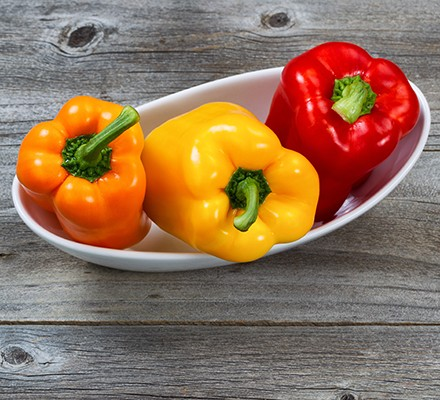
#> input picture LAB1/deliveryCode/assets/peppers.png, 440 x 400 px
$ python motionBlur.py
#> lines starting #> are read from the running program, lines starting #| are printed output that depends on the picture
import cv2
import numpy as np
import matplotlib.pyplot as plt
import os
from matplotlib.patches import Rectangle


def load_and_preprocess_image(image_path="assets/peppers.png", target_size=None):
    """Load and preprocess image"""
#> called with image_path = 'assets/peppers.png', target_size = (512, 512)
    if not os.path.exists(image_path):
        print(f"Image not found at {image_path}")
        # Create a synthetic color image with distinct patterns
        if target_size is None:
            target_size = (512, 512)

        # Create a colorful synthetic image
        image = np.zeros((target_size[0], target_size[1], 3), dtype=np.uint8)

        # Add colorful rectangles
        cv2.rectangle(image, (50, 50), (200, 200), (255, 100, 100), -1)  # Red
        cv2.rectangle(image, (300, 100), (450, 250), (100, 255, 100), -1)  # Green
        cv2.rectangle(image, (150, 300), (350, 450), (100, 100, 255), -1)  # Blue

        # Add circles
        cv2.circle(image, (150, 150), 60, (255, 255, 100), -1)  # Yellow
        cv2.circle(image, (400, 400), 50, (255, 100, 255), -1)  # Magenta

        # Add some lines and patterns
        for i in range(0, target_size[0], 20):
            cv2.line(image, (i, 0), (i, 100), (200, 200, 200), 2)

        # Add text
        cv2.putText(
            image,
            "MOTION",
            (200, 50),
            cv2.FONT_HERSHEY_SIMPLEX,
            1.5,
            (255, 255, 255),
            3,
        )
        cv2.putText(
            image, "BLUR", (250, 500), cv2.FONT_HERSHEY_SIMPLEX, 1.5, (0, 0, 0), 3
        )

        print("Using synthetic color image")
    else:
        # Load image from file
        image = cv2.imread(image_path)
#> image is the input picture: shape (400, 440, 3); mean B, G, R 87.9, 113.8, 146.8
        if image is None:
            raise ValueError(f"Could not load image from {image_path}")

        # Convert from BGR to RGB for matplotlib
        image = cv2.cvtColor(image, cv2.COLOR_BGR2RGB)

        if target_size is not None:
            print(f"Original image size: {image.shape}")
#| Original image size: (400, 440, 3)
            image = cv2.resize(image, target_size, interpolation=cv2.INTER_AREA)
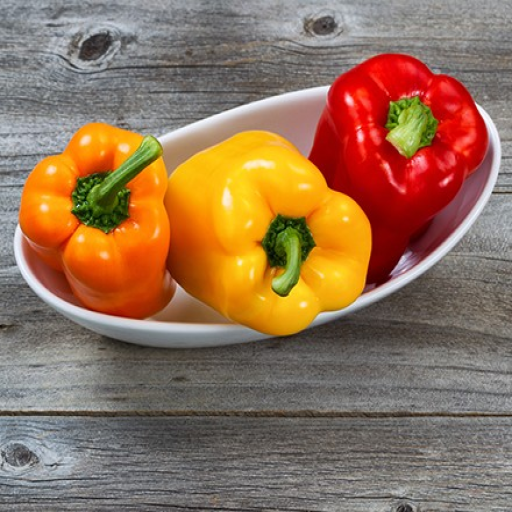
#> image: shape (512, 512, 3); mean R, G, B 146.7, 113.8, 87.8
            print(f"Resized to: {image.shape}")
#| Resized to: (512, 512, 3)

        print(f"Loaded image from {image_path}")

    return image


def create_motion_blur_kernel(size, angle, intensity=1.0):
    """Create a motion blur kernel at specified angle

    Args:
        size: Kernel size (should be odd)
        angle: Angle in degrees (0° = horizontal, 90° = vertical)
        intensity: Blur intensity (1.0 = standard)

    Returns:
        Motion blur kernel
    """
    # Ensure odd kernel size
    if size % 2 == 0:
        size += 1

    # Create empty kernel
    kernel = np.zeros((size, size), dtype=np.float32)

    # Calculate center
    center = size // 2

    # Convert angle to radians
    angle_rad = np.radians(angle)

    # Calculate direction vector
    dx = np.cos(angle_rad)
    dy = np.sin(angle_rad)

    # Create motion blur line
    length = size // 2
    for i in range(-length, length + 1):
        x = int(center + i * dx * intensity)
        y = int(center + i * dy * intensity)

        # Check bounds
        if 0 <= x < size and 0 <= y < size:
            kernel[y, x] = 1.0

    # Normalize kernel
    if np.sum(kernel) > 0:
        kernel = kernel / np.sum(kernel)

    return kernel


def create_diagonal_motion_kernel(size, horizontal_weight=0.5, vertical_weight=0.5):
    """Create diagonal motion blur by combining horizontal and vertical kernels

    Args:
        size: Kernel size
        horizontal_weight: Weight for horizontal component
        vertical_weight: Weight for vertical component

    Returns:
        Combined diagonal motion kernel
    """
    # Create horizontal and vertical kernels
    h_kernel = create_motion_blur_kernel(size, 0)  # 0° = horizontal
    v_kernel = create_motion_blur_kernel(size, 90)  # 90° = vertical

    # Combine with weights
    combined_kernel = horizontal_weight * h_kernel + vertical_weight * v_kernel

    # Normalize
    if np.sum(combined_kernel) > 0:
        combined_kernel = combined_kernel / np.sum(combined_kernel)

    return combined_kernel


def apply_motion_blur(image, kernel):
    """Apply motion blur to image using cv2.filter2D"""
    # Handle color images by processing each channel
    if len(image.shape) == 3:
        blurred = np.zeros_like(image)
        for channel in range(image.shape[2]):
            blurred[:, :, channel] = cv2.filter2D(image[:, :, channel], -1, kernel)
        return blurred
    else:
        return cv2.filter2D(image, -1, kernel)


# [8 lines left out: function visualize_kernel, not called in this run]


def display_motion_blur_comparison(
    image, angles=[0, 45, 90, 135], kernel_size=21, figure_size=(20, 12)
):
    """Display comprehensive motion blur comparison"""
#> called with kernel_size = 21, figure_size = (20, 12)

    # Create motion blur kernels and apply them
    results = {}
    kernels = {}

    for angle in angles:
        kernel = create_motion_blur_kernel(kernel_size, angle)
        blurred = apply_motion_blur(image, kernel)
        results[angle] = blurred
        kernels[angle] = kernel
#> after the loop, kernels = 4 items; results = 4 items

    # Create visualization
    fig = plt.figure(figsize=figure_size)

    # Create a grid layout: 2 rows, len(angles)+1 columns
    gs = fig.add_gridspec(
        3, len(angles) + 1, height_ratios=[3, 3, 1], hspace=0.3, wspace=0.2
    )

    # Original image (top-left)
    ax_orig = fig.add_subplot(gs[0, 0])
    ax_orig.imshow(image)
    ax_orig.set_title("Original Image", fontsize=14, fontweight="bold")
    ax_orig.axis("off")

    # Motion blurred images (top row)
    for i, angle in enumerate(angles):
        ax = fig.add_subplot(gs[0, i + 1])
        ax.imshow(results[angle])
        ax.set_title(
            f"Motion Blur {angle}°\nKernel Size: {kernel_size}x{kernel_size}",
            fontsize=12,
        )
        ax.axis("off")

    # Kernels visualization (bottom row)
    ax_kernel_label = fig.add_subplot(gs[1, 0])
    ax_kernel_label.text(
        0.5,
        0.5,
        "Motion Blur\nKernels",
        ha="center",
        va="center",
        fontsize=14,
        fontweight="bold",
        transform=ax_kernel_label.transAxes,
    )
    ax_kernel_label.axis("off")

    for i, angle in enumerate(angles):
        ax = fig.add_subplot(gs[1, i + 1])
        im = ax.imshow(kernels[angle], cmap="hot", interpolation="nearest")
        ax.set_title(f"{angle}° Kernel", fontsize=11)
        ax.axis("off")
        # Add small colorbar
        cbar = plt.colorbar(im, ax=ax, fraction=0.046, pad=0.04)
        cbar.ax.tick_params(labelsize=8)

    # Add kernel size comparison in bottom row
    ax_info = fig.add_subplot(gs[2, :])
    ax_info.text(
        0.5,
        0.5,
        f"All kernels are {kernel_size}x{kernel_size} pixels",
        ha="center",
        va="center",
        fontsize=12,
        transform=ax_info.transAxes,
        style="italic",
    )
    ax_info.axis("off")

    plt.suptitle(
        "Motion Blur Analysis at Different Angles", fontsize=16, fontweight="bold"
    )

    return fig, results, kernels


def compare_kernel_sizes(image, angle=45, sizes=[15, 21, 31, 51], figure_size=(20, 10)):
    """Compare motion blur with different kernel sizes"""

    fig, axes = plt.subplots(2, len(sizes) + 1, figsize=figure_size)

    # Original image
    axes[0, 0].imshow(image)
    axes[0, 0].set_title("Original Image", fontsize=12, fontweight="bold")
    axes[0, 0].axis("off")

    axes[1, 0].text(
        0.5,
        0.5,
        "Kernel Size\nComparison",
        ha="center",
        va="center",
        fontsize=12,
        fontweight="bold",
        transform=axes[1, 0].transAxes,
    )
    axes[1, 0].axis("off")

    for i, size in enumerate(sizes):
        # Create kernel and apply blur
        kernel = create_motion_blur_kernel(size, angle)
        blurred = apply_motion_blur(image, kernel)

        # Display blurred image
        axes[0, i + 1].imshow(blurred)
        axes[0, i + 1].set_title(
            f"Kernel Size: {size}x{size}\nAngle: {angle}°", fontsize=11
        )
        axes[0, i + 1].axis("off")

        # Display kernel
        im = axes[1, i + 1].imshow(kernel, cmap="hot", interpolation="nearest")
        axes[1, i + 1].set_title(f"{size}x{size} Kernel", fontsize=10)
        axes[1, i + 1].axis("off")

        # Add colorbar
        cbar = plt.colorbar(im, ax=axes[1, i + 1], fraction=0.046, pad=0.04)
        cbar.ax.tick_params(labelsize=8)

    plt.suptitle(
        f"Motion Blur Intensity Comparison ({angle}° angle)",
        fontsize=16,
        fontweight="bold",
    )
    plt.tight_layout()

    return fig


def demonstrate_diagonal_blur(image, figure_size=(16, 12)):
    """Demonstrate diagonal motion blur creation"""

    # Create different diagonal combinations
    combinations = [
        (1.0, 0.0, "Horizontal Only (0°)"),
        (0.0, 1.0, "Vertical Only (90°)"),
        (0.5, 0.5, "Diagonal (Equal Mix)"),
        (0.7, 0.3, "Mostly Horizontal"),
        (0.3, 0.7, "Mostly Vertical"),
    ]

    kernel_size = 31

    fig, axes = plt.subplots(2, 3, figsize=figure_size)
    axes = axes.flatten()

    # Original image
    axes[0].imshow(image)
    axes[0].set_title("Original Image", fontsize=12, fontweight="bold")
    axes[0].axis("off")

    for i, (h_weight, v_weight, title) in enumerate(combinations):
        if i + 1 >= len(axes):
            break

        # Create diagonal kernel
        kernel = create_diagonal_motion_kernel(kernel_size, h_weight, v_weight)
        blurred = apply_motion_blur(image, kernel)

        axes[i + 1].imshow(blurred)
        axes[i + 1].set_title(
            f"{title}\nH:{h_weight:.1f}, V:{v_weight:.1f}", fontsize=11
        )
        axes[i + 1].axis("off")

    plt.suptitle("Diagonal Motion Blur Combinations", fontsize=16, fontweight="bold")
    plt.tight_layout()

    return fig


def analyze_motion_blur_effects(image, results, angles):
    """Analyze the effects of different motion blur angles"""

    print("\n" + "=" * 80)
    print("MOTION BLUR ANALYSIS")
    print("=" * 80)

    # Convert to grayscale for analysis
    if len(image.shape) == 3:
        gray_original = cv2.cvtColor(image, cv2.COLOR_RGB2GRAY)
    else:
        gray_original = image

    print("Image Statistics Analysis:")
    print("-" * 40)
    print(
        f"Original - Mean: {np.mean(gray_original):.2f}, Std: {np.std(gray_original):.2f}"
    )

    for angle in angles:
        if len(results[angle].shape) == 3:
            gray_blurred = cv2.cvtColor(results[angle], cv2.COLOR_RGB2GRAY)
        else:
            gray_blurred = results[angle]

        mean_val = np.mean(gray_blurred)
        std_val = np.std(gray_blurred)

        print(f"{angle:3d}° Blur - Mean: {mean_val:.2f}, Std: {std_val:.2f}")


def main():
    """Main function to demonstrate motion blur analysis"""

    print("Motion Blur Simulation and Analysis")
    print("=" * 50)

    # Load image
    image_path = "assets/peppers.png"
    target_size = (512, 512)

    try:
        image = load_and_preprocess_image(image_path, target_size)

        # 1. Basic motion blur comparison at different angles
        print("\n1. Comparing motion blur at different angles...")
        angles = [0, 45, 90, 135]
        kernel_size = 21

        fig1, results, kernels = display_motion_blur_comparison(
            image, angles, kernel_size
        )
#> results = 4 items; kernels = 4 items

        # Save the comparison
        base_name = "peppers" if os.path.exists(image_path) else "synthetic"
        fig1.savefig(
            f"motion_blur_angles_{base_name}.png", dpi=150, bbox_inches="tight"
        )

        # 2. Compare different kernel sizes
        print("\n2. Comparing different kernel sizes...")
        fig2 = compare_kernel_sizes(image, angle=45, sizes=[15, 21, 31, 51])
        fig2.savefig(f"motion_blur_sizes_{base_name}.png", dpi=150, bbox_inches="tight")
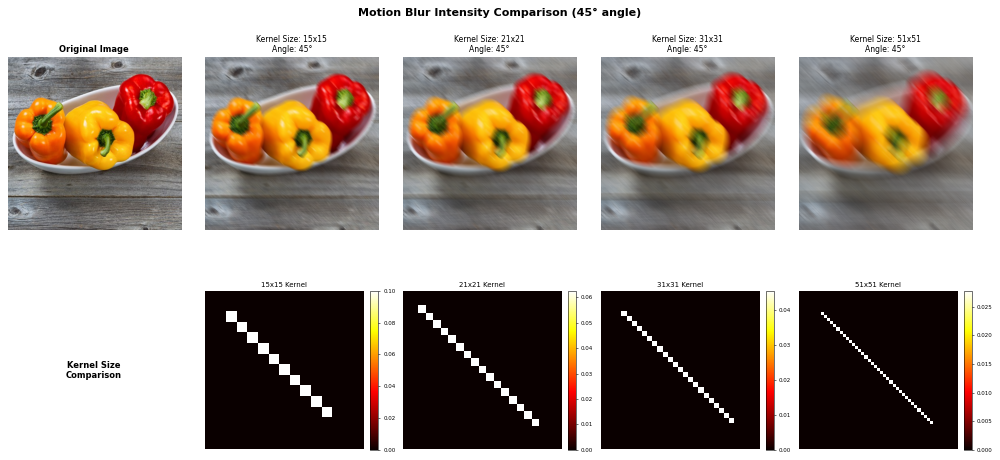
#> figure drawn by matplotlib, 13 panels

        # 3. Demonstrate diagonal blur combinations
        print("\n3. Demonstrating diagonal motion blur combinations...")
        fig3 = demonstrate_diagonal_blur(image)
#> the loop in demonstrate_diagonal_blur, `for i, (h_weight, v_weight, title) in enumerate(combinations):` made 5 passes
#> pass 1, in demonstrate_diagonal_blur, `blurred = apply_motion_blur(image, kernel)`:
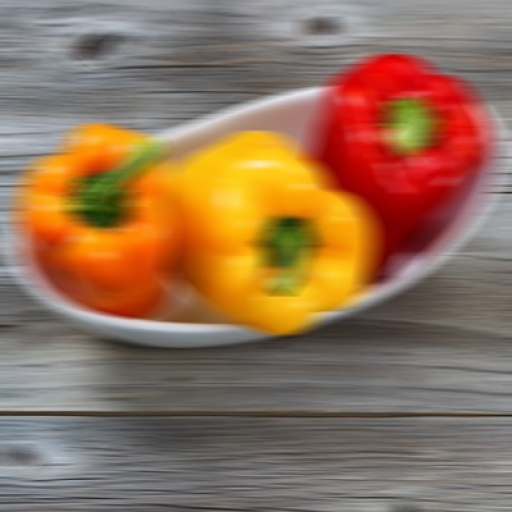
#> blurred: shape (512, 512, 3); mean R, G, B 146.7, 113.8, 87.8
        fig3.savefig(
            f"motion_blur_diagonal_{base_name}.png", dpi=150, bbox_inches="tight"
        )
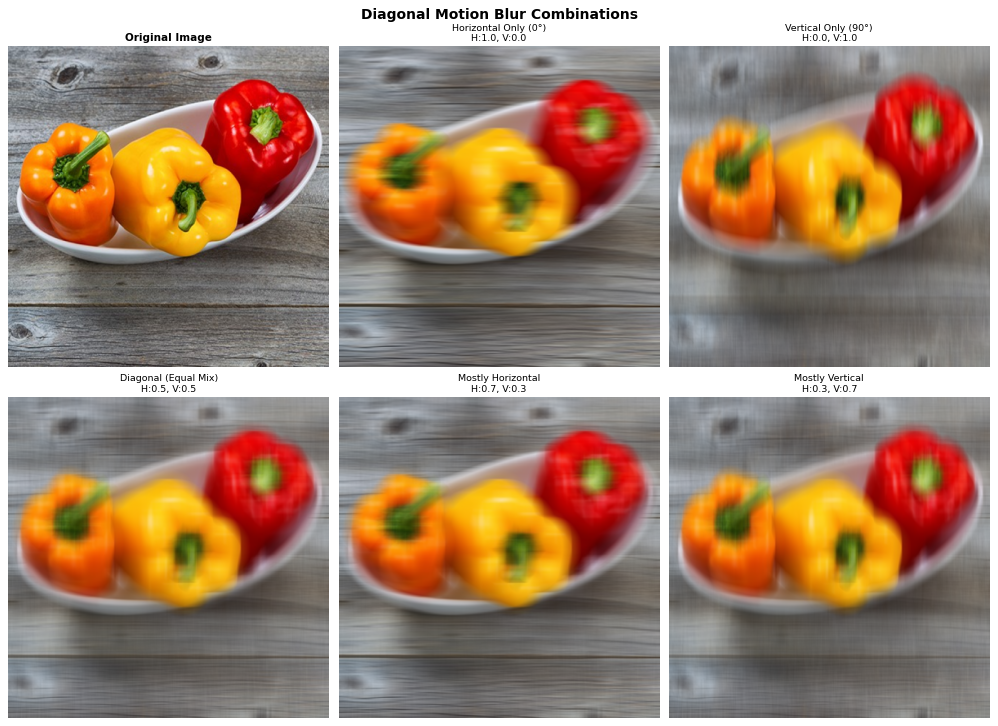
#> figure drawn by matplotlib, 6 panels

        # 4. Analyze motion blur effects
        analyze_motion_blur_effects(image, results, angles)
#| Original - Mean: 120.65, Std: 41.99
#> the loop in analyze_motion_blur_effects, `for angle in angles:` made 4 passes
#> (mean_val, std_val) on passes 1 to 4: (120.6, 37.52), (120.7, 35.52), (120.7, 35.57), (120.7, 36.1)
#> (printed output is left out)
#> pass 1, in analyze_motion_blur_effects, `gray_blurred = cv2.cvtColor(results[angle], cv2.COLOR_RGB2GRAY)`:
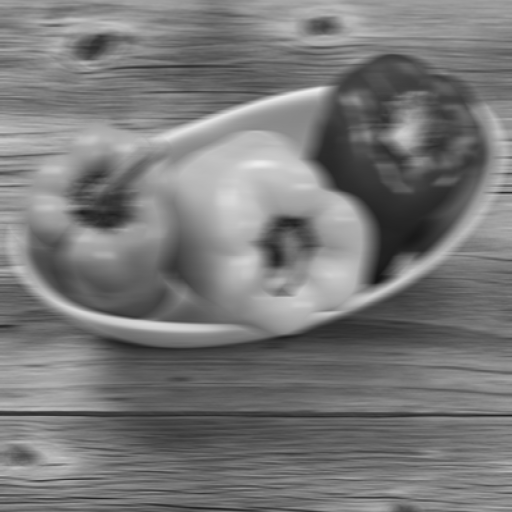
#> gray_blurred: shape (512, 512); min 20, max 237, mean 120.6
#> after the loop in analyze_motion_blur_effects, `for angle in angles:`:
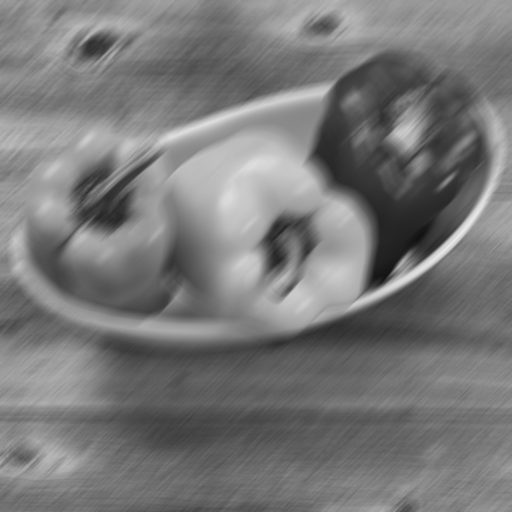
#> gray_blurred: shape (512, 512); min 18, max 235, mean 120.7

        # 5. Additional experiments
        print(f"\n4. Additional experiments...")

        # Experiment with different intensities
        print("   Creating motion blur with different intensities...")
        fig4, axes = plt.subplots(1, 4, figsize=(16, 4))
        intensities = [0.5, 1.0, 1.5, 2.0]

        for i, intensity in enumerate(intensities):
            kernel = create_motion_blur_kernel(31, 45, intensity)
            blurred = apply_motion_blur(image, kernel)

            axes[i].imshow(blurred)
            axes[i].set_title(f"Intensity: {intensity}", fontsize=12)
            axes[i].axis("off")

        plt.suptitle(
            "Motion Blur Intensity Variations (45° angle)",
            fontsize=14,
            fontweight="bold",
        )
        plt.tight_layout()
        fig4.savefig(
            f"motion_blur_intensity_{base_name}.png", dpi=150, bbox_inches="tight"
        )
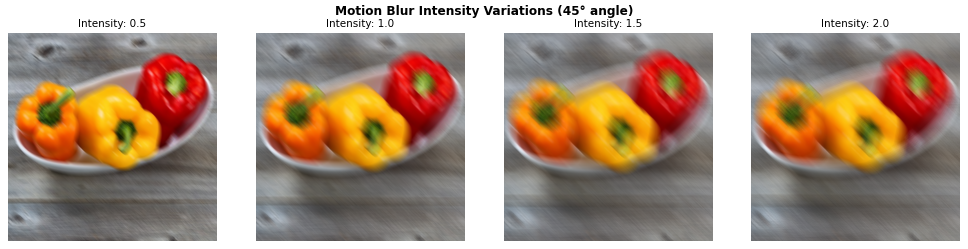
#> figure drawn by matplotlib, 4 panels
        plt.show()

        print(f"\nAll visualizations saved with prefix: motion_blur_*_{base_name}.png")

    except Exception as e:
        print(f"Error: {e}")


if __name__ == "__main__":
    main()

$ run again, with LAB1/deliveryCode/assets/100.pgm saved as LAB1/deliveryCode/assets/peppers.png
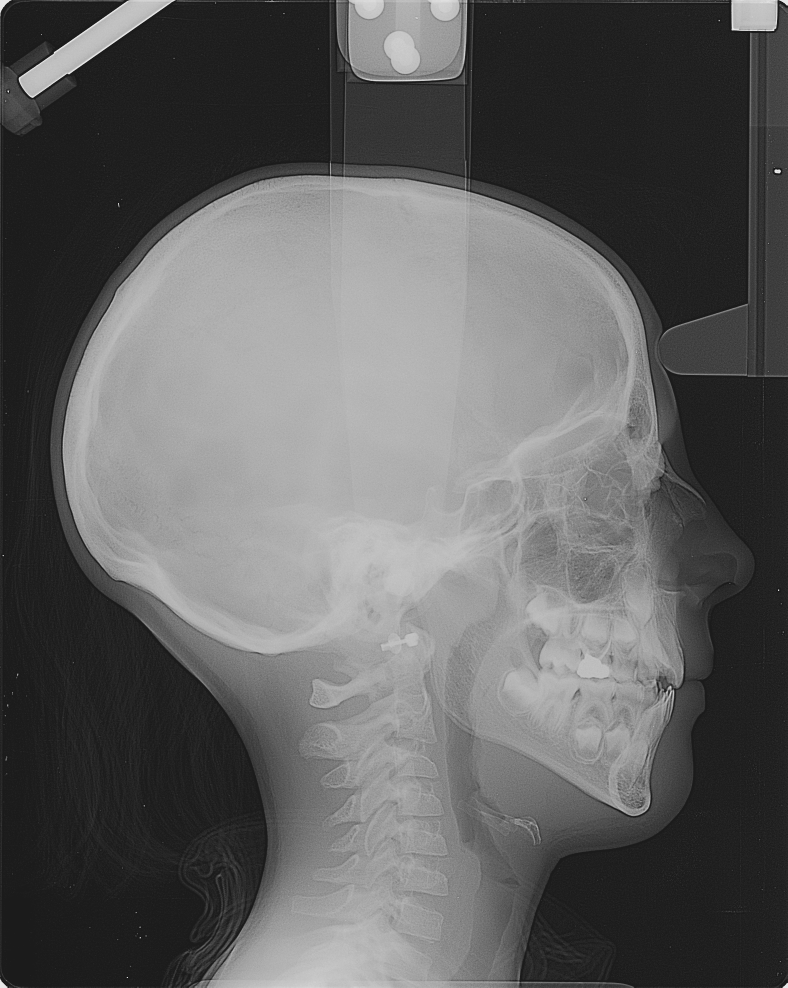
#> input picture LAB1/deliveryCode/assets/100.pgm, 1576 x 1976 px (shown at 1/2 size)
#> in load_and_preprocess_image, image is the input picture: shape (1976, 1576, 3); min 27, max 231, mean 95.9
#| Original image size: (1976, 1576, 3)
#> in load_and_preprocess_image, `image = cv2.resize(image, target_size, interpolation=cv2.INTER_AREA)`:
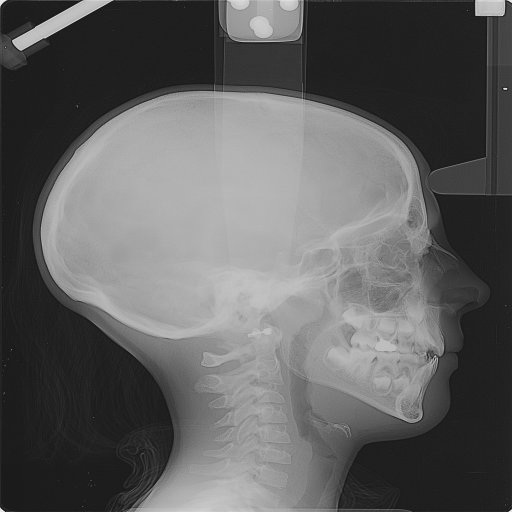
#> image: shape (512, 512, 3); min 27, max 231, mean 95.9
#| Resized to: (512, 512, 3)
#> after the loop in display_motion_blur_comparison, `for angle in angles:`: kernels = 4 items
#| Original - Mean: 95.93, Std: 62.38
#> the loop in analyze_motion_blur_effects, `for angle in angles:` made 4 passes
#> (mean_val, std_val) on passes 1 to 4: (95.91, 61.17), (95.85, 60.77), (95.89, 60.95), (95.86, 61.12)
#> (printed output is left out)
#> in main, `fig4.savefig( f"motion_blur_intensity_{base_name}.png", dpi=150, bbox_..`:
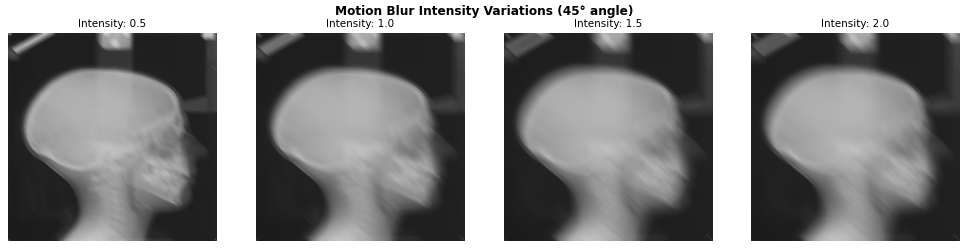
#> figure drawn by matplotlib, 4 panels
